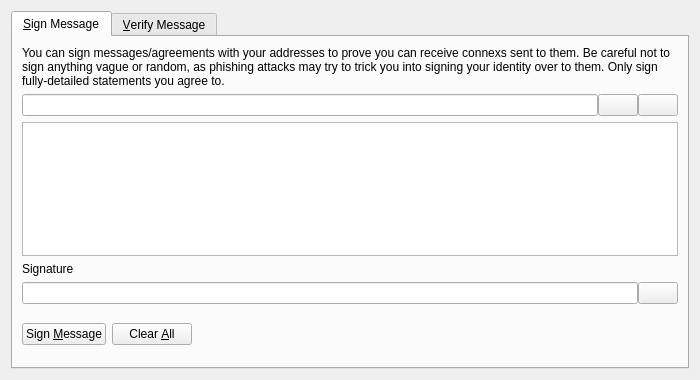
<?xml version="1.0" encoding="UTF-8"?>
<ui version="4.0">
 <class>SignVerifyMessageDialog</class>
 <widget class="QDialog" name="SignVerifyMessageDialog">
  <property name="geometry">
   <rect>
    <x>0</x>
    <y>0</y>
    <width>700</width>
    <height>380</height>
   </rect>
  </property>
  <property name="windowTitle">
   <string>Signatures - Sign / Verify a Message</string>
  </property>
  <property name="modal">
   <bool>true</bool>
  </property>
  <layout class="QVBoxLayout" name="verticalLayout">
   <item>
    <widget class="QTabWidget" name="tabWidget">
     <property name="currentIndex">
      <number>0</number>
     </property>
     <widget class="QWidget" name="tabSignMessage">
      <attribute name="title">
       <string>&amp;Sign Message</string>
      </attribute>
      <layout class="QVBoxLayout" name="verticalLayout_SM">
       <item>
        <widget class="QLabel" name="infoLabel_SM">
         <property name="text">
          <string>You can sign messages/agreements with your addresses to prove you can receive connexs sent to them. Be careful not to sign anything vague or random, as phishing attacks may try to trick you into signing your identity over to them. Only sign fully-detailed statements you agree to.</string>
         </property>
         <property name="textFormat">
          <enum>Qt::PlainText</enum>
         </property>
         <property name="wordWrap">
          <bool>true</bool>
         </property>
        </widget>
       </item>
       <item>
        <layout class="QHBoxLayout" name="horizontalLayout_1_SM">
         <property name="spacing">
          <number>0</number>
         </property>
         <item>
          <widget class="QValidatedLineEdit" name="addressIn_SM">
           <property name="toolTip">
            <string>The CONNEX address to sign the message with</string>
           </property>
          </widget>
         </item>
         <item>
          <widget class="QPushButton" name="addressBookButton_SM">
           <property name="toolTip">
            <string>Choose previously used address</string>
           </property>
           <property name="text">
            <string/>
           </property>
           <property name="icon">
            <iconset resource="../connex.qrc">
             <normaloff>:/icons/address-book</normaloff>:/icons/address-book</iconset>
           </property>
           <property name="shortcut">
            <string>Alt+A</string>
           </property>
           <property name="autoDefault">
            <bool>false</bool>
           </property>
          </widget>
         </item>
         <item>
          <widget class="QPushButton" name="pasteButton_SM">
           <property name="toolTip">
            <string>Paste address from clipboard</string>
           </property>
           <property name="text">
            <string/>
           </property>
           <property name="icon">
            <iconset resource="../connex.qrc">
             <normaloff>:/icons/editpaste</normaloff>:/icons/editpaste</iconset>
           </property>
           <property name="shortcut">
            <string>Alt+P</string>
           </property>
           <property name="autoDefault">
            <bool>false</bool>
           </property>
          </widget>
         </item>
        </layout>
       </item>
       <item>
        <widget class="QPlainTextEdit" name="messageIn_SM">
         <property name="toolTip">
          <string>Enter the message you want to sign here</string>
         </property>
        </widget>
       </item>
       <item>
        <widget class="QLabel" name="signatureLabel_SM">
         <property name="text">
          <string>Signature</string>
         </property>
         <property name="textFormat">
          <enum>Qt::PlainText</enum>
         </property>
        </widget>
       </item>
       <item>
        <layout class="QHBoxLayout" name="horizontalLayout_2_SM">
         <property name="spacing">
          <number>0</number>
         </property>
         <item>
          <widget class="QLineEdit" name="signatureOut_SM">
           <property name="font">
            <font>
             <italic>true</italic>
            </font>
           </property>
           <property name="readOnly">
            <bool>true</bool>
           </property>
          </widget>
         </item>
         <item>
          <widget class="QPushButton" name="copySignatureButton_SM">
           <property name="toolTip">
            <string>Copy the current signature to the system clipboard</string>
           </property>
           <property name="text">
            <string/>
           </property>
           <property name="icon">
            <iconset resource="../connex.qrc">
             <normaloff>:/icons/editcopy</normaloff>:/icons/editcopy</iconset>
           </property>
           <property name="autoDefault">
            <bool>false</bool>
           </property>
          </widget>
         </item>
        </layout>
       </item>
       <item>
        <layout class="QHBoxLayout" name="horizontalLayout_3_SM">
         <item>
          <widget class="QPushButton" name="signMessageButton_SM">
           <property name="toolTip">
            <string>Sign the message to prove you own this CONNEX address</string>
           </property>
           <property name="text">
            <string>Sign &amp;Message</string>
           </property>
           <property name="icon">
            <iconset resource="../connex.qrc">
             <normaloff>:/icons/edit</normaloff>:/icons/edit</iconset>
           </property>
           <property name="autoDefault">
            <bool>false</bool>
           </property>
          </widget>
         </item>
         <item>
          <widget class="QPushButton" name="clearButton_SM">
           <property name="toolTip">
            <string>Reset all sign message fields</string>
           </property>
           <property name="text">
            <string>Clear &amp;All</string>
           </property>
           <property name="icon">
            <iconset resource="../connex.qrc">
             <normaloff>:/icons/remove</normaloff>:/icons/remove</iconset>
           </property>
           <property name="autoDefault">
            <bool>false</bool>
           </property>
          </widget>
         </item>
         <item>
          <spacer name="horizontalSpacer_1_SM">
           <property name="orientation">
            <enum>Qt::Horizontal</enum>
           </property>
           <property name="sizeHint" stdset="0">
            <size>
             <width>40</width>
             <height>48</height>
            </size>
           </property>
          </spacer>
         </item>
         <item>
          <widget class="QLabel" name="statusLabel_SM">
           <property name="font">
            <font>
             <weight>75</weight>
             <bold>true</bold>
            </font>
           </property>
           <property name="text">
            <string/>
           </property>
           <property name="wordWrap">
            <bool>true</bool>
           </property>
          </widget>
         </item>
         <item>
          <spacer name="horizontalSpacer_2_SM">
           <property name="orientation">
            <enum>Qt::Horizontal</enum>
           </property>
           <property name="sizeHint" stdset="0">
            <size>
             <width>40</width>
             <height>48</height>
            </size>
           </property>
          </spacer>
         </item>
        </layout>
       </item>
      </layout>
     </widget>
     <widget class="QWidget" name="tabVerifyMessage">
      <attribute name="title">
       <string>&amp;Verify Message</string>
      </attribute>
      <layout class="QVBoxLayout" name="verticalLayout_VM">
       <item>
        <widget class="QLabel" name="infoLabel_VM">
         <property name="text">
          <string>Enter the receiver's address, message (ensure you copy line breaks, spaces, tabs, etc. exactly) and signature below to verify the message. Be careful not to read more into the signature than what is in the signed message itself, to avoid being tricked by a man-in-the-middle attack. Note that this only proves the signing party receives with the address, it cannot prove sendership of any transaction!</string>
         </property>
         <property name="textFormat">
          <enum>Qt::PlainText</enum>
         </property>
         <property name="alignment">
          <set>Qt::AlignLeading|Qt::AlignLeft|Qt::AlignTop</set>
         </property>
         <property name="wordWrap">
          <bool>true</bool>
         </property>
        </widget>
       </item>
       <item>
        <layout class="QHBoxLayout" name="horizontalLayout_1_VM">
         <property name="spacing">
          <number>0</number>
         </property>
         <item>
          <widget class="QValidatedLineEdit" name="addressIn_VM">
           <property name="toolTip">
            <string>The CONNEX address the message was signed with</string>
           </property>
          </widget>
         </item>
         <item>
          <widget class="QPushButton" name="addressBookButton_VM">
           <property name="toolTip">
            <string>Choose previously used address</string>
           </property>
           <property name="text">
            <string/>
           </property>
           <property name="icon">
            <iconset resource="../connex.qrc">
             <normaloff>:/icons/address-book</normaloff>:/icons/address-book</iconset>
           </property>
           <property name="shortcut">
            <string>Alt+A</string>
           </property>
           <property name="autoDefault">
            <bool>false</bool>
           </property>
          </widget>
         </item>
        </layout>
       </item>
       <item>
        <widget class="QPlainTextEdit" name="messageIn_VM"/>
       </item>
       <item>
        <widget class="QValidatedLineEdit" name="signatureIn_VM"/>
       </item>
       <item>
        <layout class="QHBoxLayout" name="horizontalLayout_2_VM">
         <item>
          <widget class="QPushButton" name="verifyMessageButton_VM">
           <property name="toolTip">
            <string>Verify the message to ensure it was signed with the specified CONNEX address</string>
           </property>
           <property name="text">
            <string>Verify &amp;Message</string>
           </property>
           <property name="icon">
            <iconset resource="../connex.qrc">
             <normaloff>:/icons/transaction_0</normaloff>:/icons/transaction_0</iconset>
           </property>
           <property name="autoDefault">
            <bool>false</bool>
           </property>
          </widget>
         </item>
         <item>
          <widget class="QPushButton" name="clearButton_VM">
           <property name="toolTip">
            <string>Reset all verify message fields</string>
           </property>
           <property name="text">
            <string>Clear &amp;All</string>
           </property>
           <property name="icon">
            <iconset resource="../connex.qrc">
             <normaloff>:/icons/remove</normaloff>:/icons/remove</iconset>
           </property>
           <property name="autoDefault">
            <bool>false</bool>
           </property>
          </widget>
         </item>
         <item>
          <spacer name="horizontalSpacer_1_VM">
           <property name="orientation">
            <enum>Qt::Horizontal</enum>
           </property>
           <property name="sizeHint" stdset="0">
            <size>
             <width>40</width>
             <height>48</height>
            </size>
           </property>
          </spacer>
         </item>
         <item>
          <widget class="QLabel" name="statusLabel_VM">
           <property name="font">
            <font>
             <weight>75</weight>
             <bold>true</bold>
            </font>
           </property>
           <property name="text">
            <string/>
           </property>
           <property name="wordWrap">
            <bool>true</bool>
           </property>
          </widget>
         </item>
         <item>
          <spacer name="horizontalSpacer_2_VM">
           <property name="orientation">
            <enum>Qt::Horizontal</enum>
           </property>
           <property name="sizeHint" stdset="0">
            <size>
             <width>40</width>
             <height>48</height>
            </size>
           </property>
          </spacer>
         </item>
        </layout>
       </item>
      </layout>
     </widget>
    </widget>
   </item>
  </layout>
 </widget>
 <customwidgets>
  <customwidget>
   <class>QValidatedLineEdit</class>
   <extends>QLineEdit</extends>
   <header>qt/qvalidatedlineedit.h</header>
  </customwidget>
 </customwidgets>
 <resources>
  <include location="../connex.qrc"/>
 </resources>
 <connections/>
</ui>
